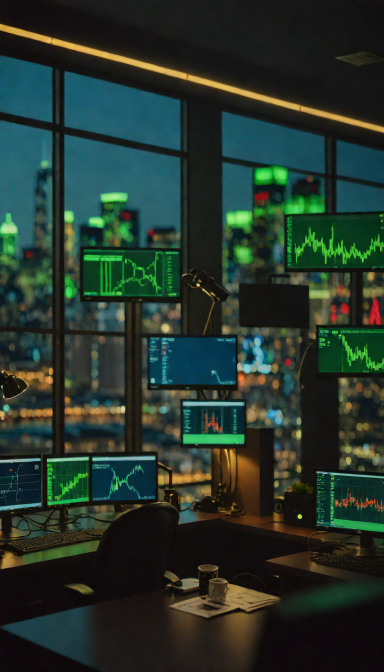
#> input picture studio/tests/identity/bg_4.png, 768 x 1344 px (shown at 1/2 size)
$ python composite.py
#> lines starting #> are read from the running program, lines starting #| are printed output that depends on the picture; after the words box and inside, x2 and y2 are one past the last pixel; in counts of white or black regions, pixels touching at a corner belong together
"""Identity-safe composite: real cutout of Sobhan (face untouched) on an AI background, with colour match, light wrap and rim light."""
import numpy as np
from PIL import Image, ImageFilter
W, H = 1080, 1920
bg = Image.open("bg_4.png").convert("RGB"); s = max(W / bg.width, H / bg.height)
#> further down, bg is the input picture: PIL image 768x1344 RGB; mean R, G, B 37, 52.9, 43.5
#> after `s = max(W / bg.width, H / bg.height)`: s = 1.43
bg = bg.resize((round(bg.width * s), round(bg.height * s)), Image.LANCZOS); bg = bg.crop(((bg.width - W) // 2, 0, (bg.width - W) // 2 + W, H))
bg = bg.filter(ImageFilter.GaussianBlur(6))                                   # shallow depth of field
B = np.asarray(bg).astype(np.float32) / 255
yy, xx = np.mgrid[0:H, 0:W]; vig = 1 - .45 * (((xx - W / 2) / W) ** 2 + ((yy - H * .45) / H) ** 2) * 2.2
B = np.clip(B * .72 * vig[..., None], 0, 1)                                   # darker so the subject pops
p = Image.open("../../brand/sobhan.png").convert("RGBA"); p = p.crop(p.getbbox())
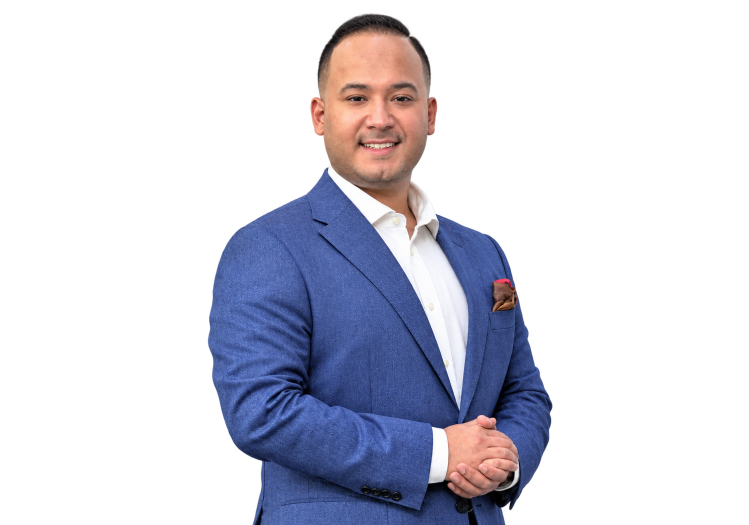
#> input picture studio/brand/sobhan.png, 1498 x 1050 px (shown at 1/2 size)
#> further down, p is the input picture: PIL image 1498x1050 RGBA; mean R, G, B, A 29.4, 30, 41.1, 72.3
k = 1.5; p = p.resize((round(p.width * k), round(p.height * k)), Image.LANCZOS)
x0, y0 = (W - p.width) // 2 + 40, H - p.height
#> x0 = -492; y0 = 374
P = np.asarray(p).astype(np.float32) / 255; rgb, a = P[..., :3], P[..., 3:]
#> after `rgb, a = (P[..., :3], P[..., 3:])`:
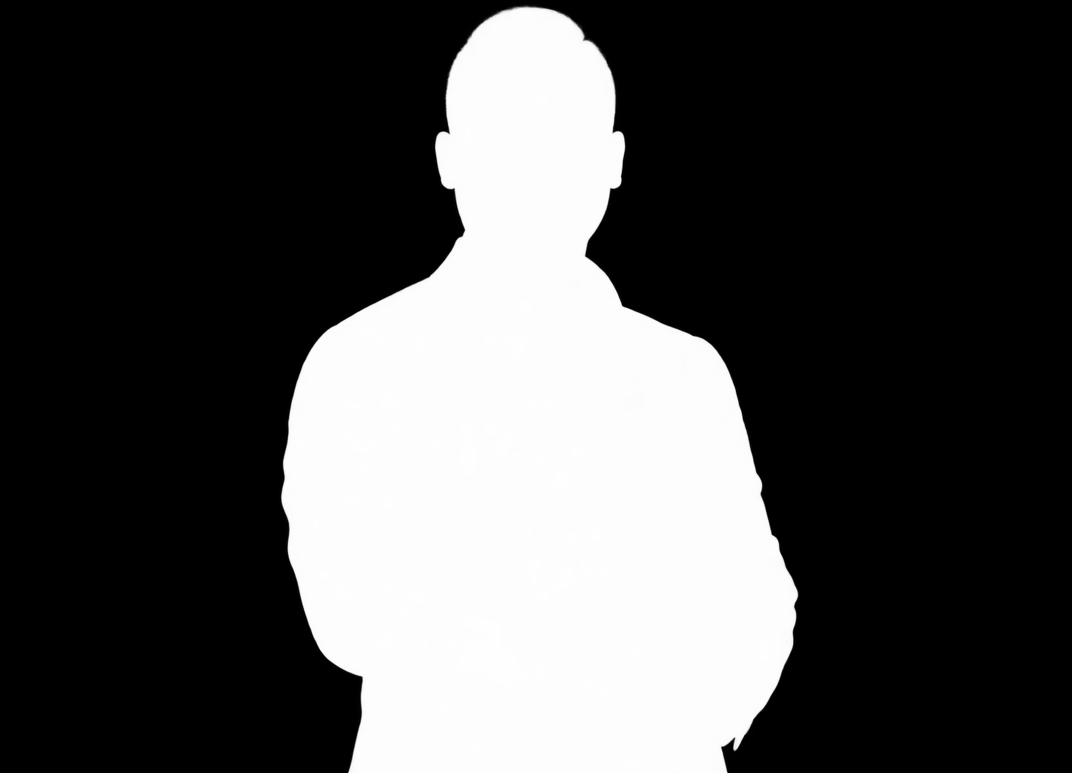
#> a: shape (1546, 2144, 1) float32 (shown at 1/2 size); min 0, max 1, mean 0.303
# place on canvas
C = np.zeros((H, W, 3), np.float32); A = np.zeros((H, W, 1), np.float32)
ys, xs = slice(max(0, y0), y0 + p.height), slice(max(0, x0), min(W, x0 + p.width)); sy, sx = ys.start - y0, xs.start - x0
#> after `sy, sx = (ys.start - y0, xs.start - x0)`: sy = 0; sx = 492
C[ys, xs] = rgb[sy:sy + ys.stop - ys.start, sx:sx + xs.stop - xs.start]; A[ys, xs] = a[sy:sy + ys.stop - ys.start, sx:sx + xs.stop - xs.start]
#> after `A[ys, xs] = a[sy:sy + ys.stop - ys.start, sx:sx + xs.stop - xs.start]`:
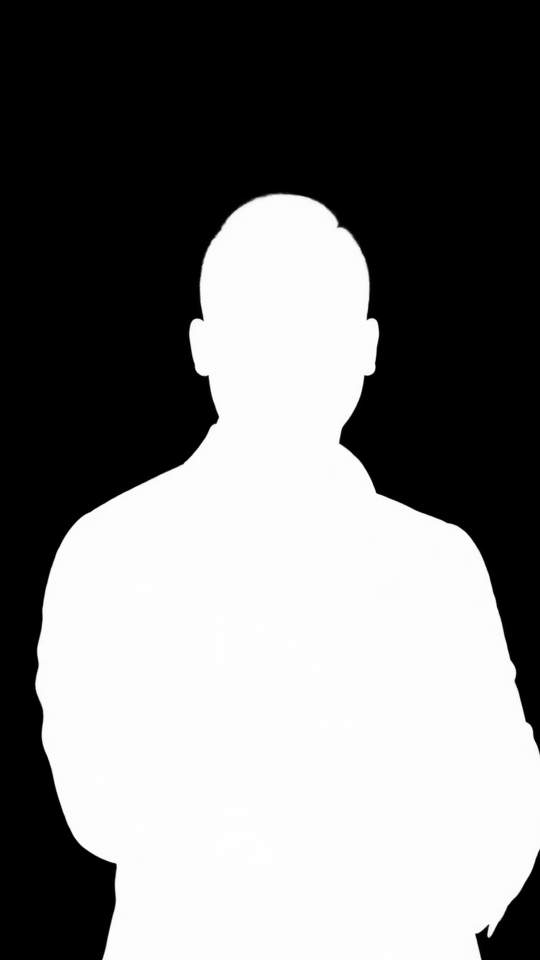
#> A: shape (1920, 1080, 1) float32 (shown at 1/2 size); min 0, max 1, mean 0.483
# gentle colour match of the subject toward the scene (keeps skin natural: 25%)
m = A[..., 0] > .5; mu_s, mu_b = C[m].mean(0), B.mean((0, 1))
#> after `m = A[..., 0] > 0.5`: m: shape (1920, 1080) bool; 48.7% white; 1 white region, box (x1, y1, x2, y2) and area: (71, 388, 1080, 1920) 1008968
#> after `mu_s, mu_b = (C[m].mean(0), B.mean((0, 1)))`: mu_s = [0.395, 0.404, 0.554]; mu_b = [0.0886, 0.128, 0.105]
C = np.clip(C * (1 - .25) + (C * (mu_b / mu_s) ** .5 * .92) * .25, 0, 1)
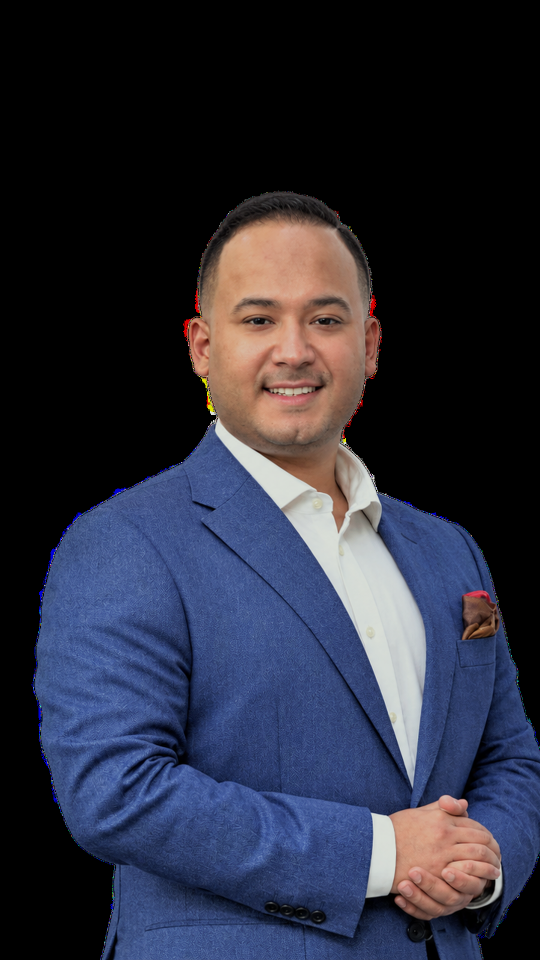
#> C: shape (1920, 1080, 3) float64 (shown at 1/2 size); mean R, G, B 0.168, 0.175, 0.233
# light wrap: blurred background bleeding into the subject's edges
edge = np.asarray(Image.fromarray((A[..., 0] * 255).astype(np.uint8)).filter(ImageFilter.GaussianBlur(14))).astype(np.float32)[..., None] / 255
wrap = (1 - edge) * A; Bb = np.asarray(Image.fromarray((B * 255).astype(np.uint8)).filter(ImageFilter.GaussianBlur(20))).astype(np.float32) / 255
#> after `Bb = np.asarray(Image.fromarray((B * 255).astype(np.uint8)).filter(Ima`:
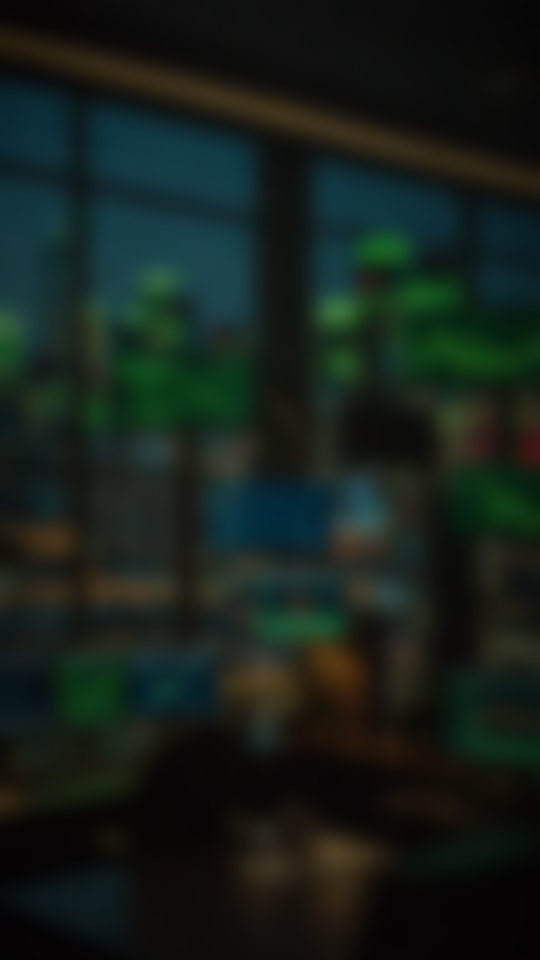
#> Bb: shape (1920, 1080, 3) float32 (shown at 1/2 size); mean R, G, B 0.0874, 0.127, 0.104
C = C * (1 - .55 * wrap) + Bb * 1.3 * .55 * wrap
# warm gold rim light from the right (window/lamp side)
rim = np.clip(A - np.roll(A, 10, axis=1), 0, 1); rim = np.asarray(Image.fromarray((rim[..., 0] * 255).astype(np.uint8)).filter(ImageFilter.GaussianBlur(5))).astype(np.float32)[..., None] / 255
#> after `rim = np.clip(A - np.roll(A, 10, axis=1), 0, 1)`:
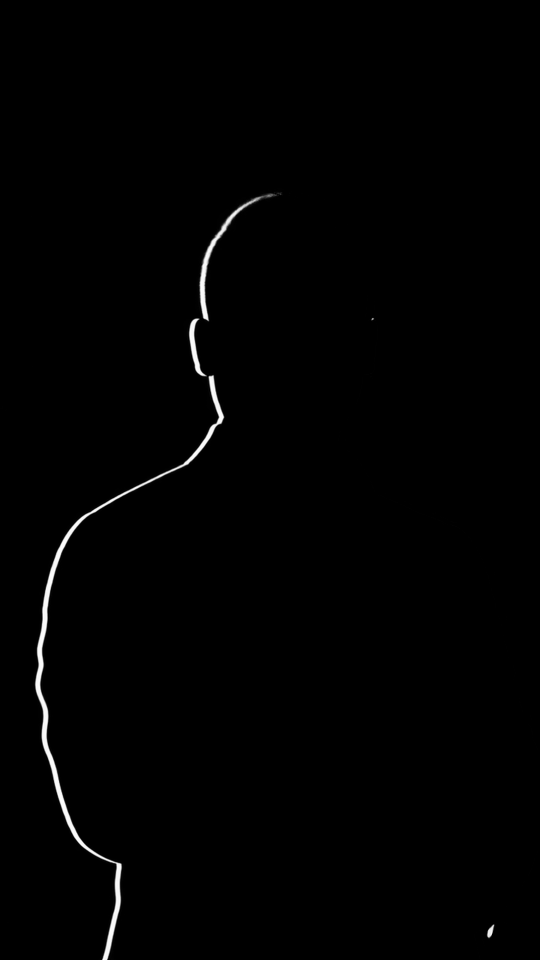
#> rim: shape (1920, 1080, 1) float32 (shown at 1/2 size); min 0, max 1, mean 0.00749
C = np.clip(C + rim * np.array([1.0, .82, .5]) * .45, 0, 1)
out = B * (1 - A) + C * A
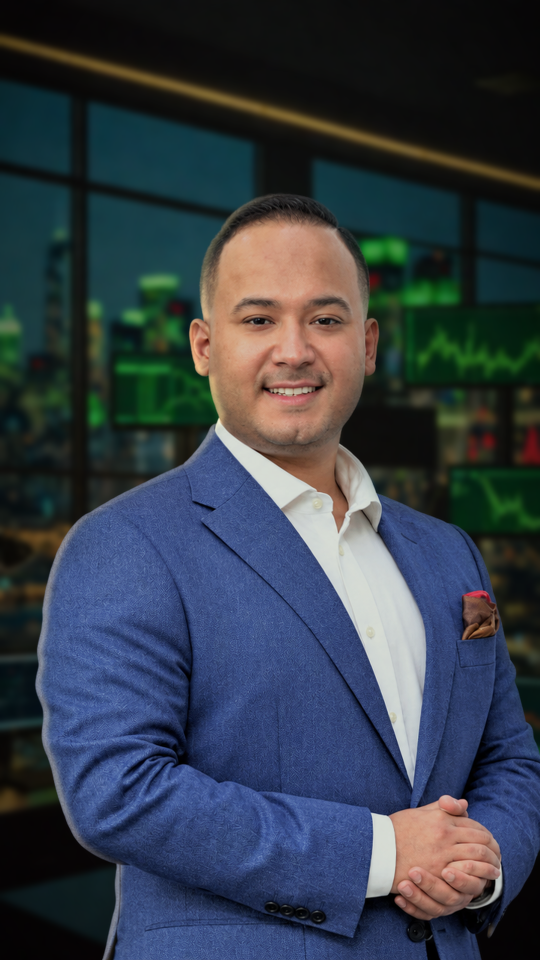
#> out: shape (1920, 1080, 3) float64 (shown at 1/2 size); mean R, G, B 0.207, 0.242, 0.285
# overall grade: slight contrast + grain-free soft glow
out = np.clip((out - .5) * 1.06 + .5, 0, 1)
Image.fromarray((out * 255).astype(np.uint8)).save("sobhan_trading_room.png"); print("ok", p.size, x0, y0)
#| ok (2144, 1546) -492 374
